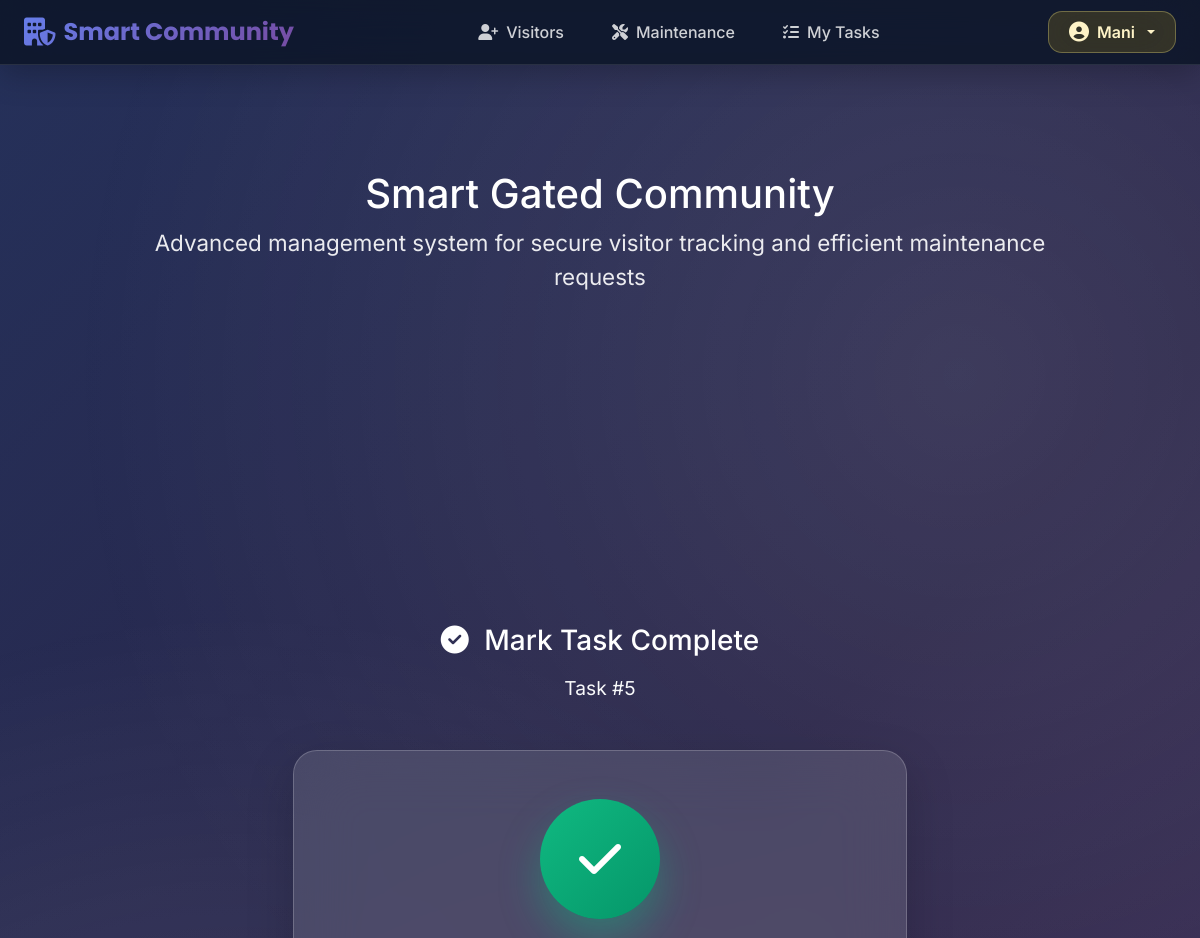
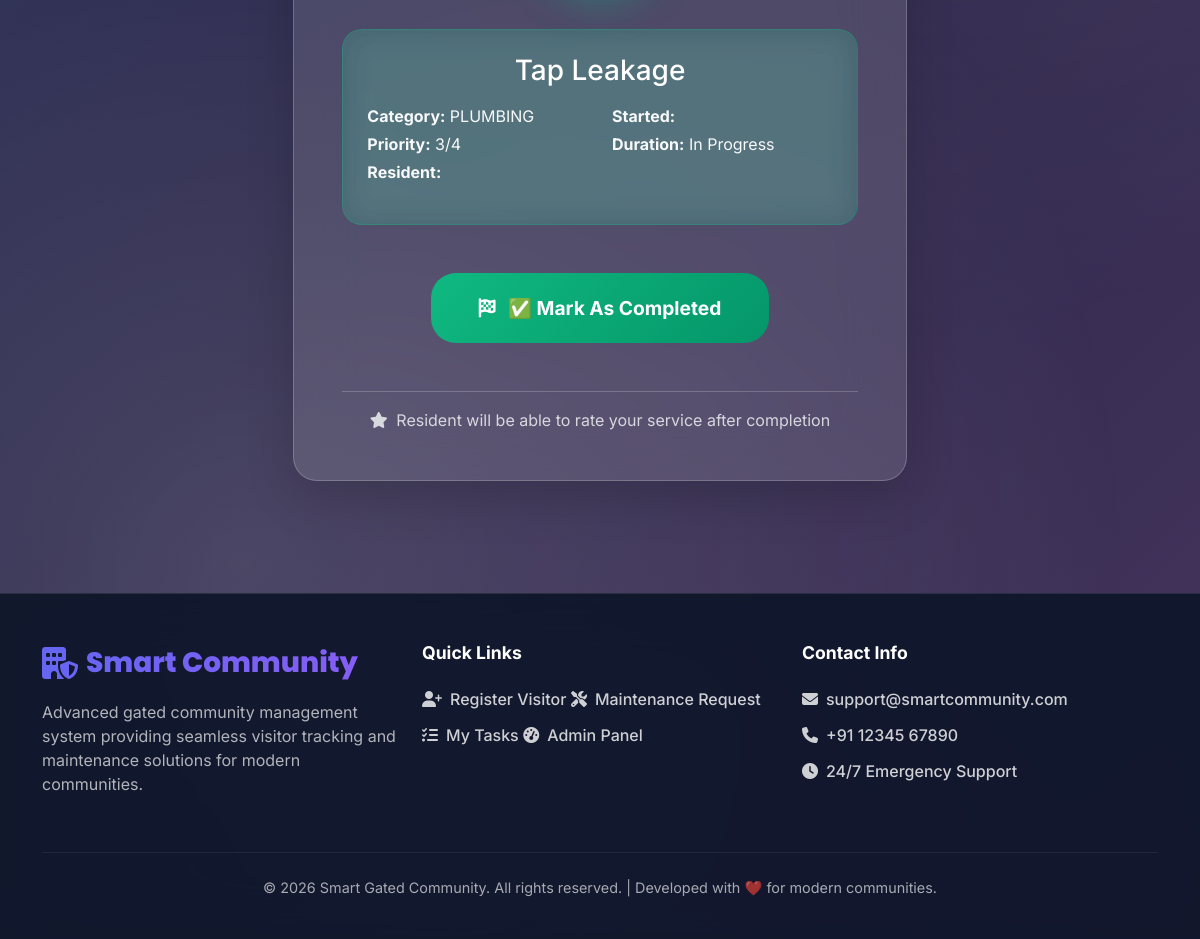
/maintainance/tasks/5/complete/ (signed in), run on the app's committed database (2 pictures, top to bottom).
### accounts/models.py (models this page shows, shortened)
class User(AbstractUser):
    class Role(models.TextChoices):
        ADMIN = "ADMIN", "Admin"
        RESIDENT = "RESIDENT", "Resident"
        STAFF = "STAFF", "Maintenance Staff"
        GUARD = "GUARD", "Security Guard"
    role = models.CharField(
        max_length=20,
        choices=Role.choices,
        default=Role.RESIDENT,
    )
    flat_number = models.CharField(max_length=20, blank=True, null=True)
    phone = models.CharField(max_length=15, blank=True, null=True)
    class Designation(models.TextChoices):
        PLUMBER = "PLUMBER", "Plumber"
        ELECTRICIAN = "ELECTRICIAN", "Electrician"
        CARPENTER = "CARPENTER", "Carpenter"
        PAINTER = "PAINTER", "Painter"
        HVAC_TECHNICIAN = "HVAC_TECHNICIAN", "HVAC Technician"
        GARDENER = "GARDENER", "Gardener"
        SECURITY_GUARD = "SECURITY_GUARD", "Security Guard"
        CLEANER = "CLEANER", "Cleaner"
        GENERAL = "GENERAL", "General Maintenance"
    designation = models.CharField(
        max_length=20,
        choices=Designation.choices,
        blank=True,
        null=True,
        help_text="Staff designation"
    )

### maintainance/models.py (models this page shows, shortened)
class Assignment(models.Model):
    request = models.OneToOneField(MaintenanceRequest, on_delete=models.CASCADE, related_name="assignment")
    staff = models.ForeignKey(User, on_delete=models.CASCADE, limit_choices_to={"role": "STAFF"})
    assigned_at = models.DateTimeField(default=timezone.now)
    predicted_start_time = models.DateTimeField(blank=True, null=True)
    predicted_end_time = models.DateTimeField(blank=True, null=True)
    score = models.FloatField(default=0.0)  # ML score for suitability
    accepted = models.BooleanField(default=False)
    rejected = models.BooleanField(default=False)
    rejection_reason = models.TextField(blank=True, null=True)
    accepted_at = models.DateTimeField(blank=True, null=True)

class MaintenanceRequest(models.Model):
    class Status(models.TextChoices):
        OPEN = "OPEN", "Open"
        ASSIGNED = "ASSIGNED", "Assigned"
        IN_PROGRESS = "IN_PROGRESS", "In Progress"
        COMPLETED = "COMPLETED", "Completed"
    PRIORITY_CHOICES = [
        (1, "Low"),
        (2, "Medium"),
        (3, "High"),
        (4, "Critical"),
    ]
    resident = models.ForeignKey(User, on_delete=models.CASCADE, related_name="maintenance_requests")
    title = models.CharField(max_length=100)
    description = models.TextField()
    category = models.CharField(
        max_length=50,
        choices=StaffSkill.SKILL_CHOICES,
        default="GENERAL",
    )
    created_at = models.DateTimeField(default=timezone.now)
    status = models.CharField(max_length=20, choices=Status.choices, default=Status.OPEN)
    priority = models.IntegerField(choices=PRIORITY_CHOICES, default=2)
    predicted_duration_minutes = models.IntegerField(default=30)

### maintainance/views.py (the view)
# urls.py: path('tasks/<int:assignment_id>/complete/', views.staff_complete_task, name='staff_complete_task'),
@login_required
def staff_complete_task(request, assignment_id):
    if request.user.role != 'STAFF':
        return redirect("home")
    assignment = get_object_or_404(Assignment, id=assignment_id, staff=request.user)
    if request.method == 'POST':
        assignment.predicted_end_time = timezone.now()
        assignment.save()
        messages.success(request, "✅ Task COMPLETED! Resident can now rate.")
        return redirect("my_tasks")
    context = {'assignment': assignment}
    return render(request, "maintainance/complete_task.html", context)

### templates/maintainance/complete_task.html (shortened to what this page needs)
{% extends "base.html" %}
{% block content %}
<div class="py-5">
    <div class="container">
        <div class="row justify-content-center">
            <div class="col-lg-8">
                <div class="text-center mb-5">
                    <h1 class="h3 mb-3 gradient-text">
                        <i class="fa-solid fa-check-circle me-2"></i>
                        Mark Task Complete
                    </h1>
                    <p class="text-light mb-0" style="font-size: 1.2rem;">Task #{{ assignment.id }}</p>
                </div>
                <div class="card card-glass shadow-lg">
                    <div class="card-body p-5 text-center">
                        <div class="mb-5">
                            <div style="width: 120px; height: 120px; background: linear-gradient(135deg, #10b981, #059669); border-radius: 50%; margin: 0 auto 2rem; display: flex; align-items: center; justify-content: center; box-shadow: 0 20px 40px rgba(16,185,129,0.4);">
                                <i class="fa-solid fa-check" style="font-size: 3rem; color: white;"></i>
                            </div>
                        </div>
                        <div class="mb-5 p-4" style="background: rgba(16,185,129,0.2); border-radius: 20px; backdrop-filter: blur(15px); border: 1px solid rgba(16,185,129,0.3);">
                            <h3 class="text-white mb-3">{{ assignment.request.title }}</h3>
                            <div class="row text-start">
                                <div class="col-md-6">
                                    <p class="text-light mb-1"><strong>Category:</strong> {{ assignment.request.category }}</p>
                                    <p class="text-light mb-1"><strong>Priority:</strong> {{ assignment.request.priority }}/4</p>
                                    <p class="text-light"><strong>Resident:</strong> {{ assignment.request.resident.get_full_name }}</p>
                                </div>
                                <div class="col-md-6">
                                    <p class="text-light mb-1"><strong>Started:</strong> {{ assignment.started_at|date:"M d, Y g:i A" }}</p>
                                    <p class="text-light mb-1"><strong>Duration:</strong>
                                        {% if assignment.completed_at %}
                                            {{ assignment.completed_at|timeuntil:"started_at" }}
                                        {% else %}
                                            In Progress
                                        {% endif %}
                                    </p>
                                </div>
                            </div>
                        </div>
                        <form method="post">
                            <button type="submit" class="btn btn-complete text-white mb-4">
                                <i class="fa-solid fa-flag-checkered me-2"></i>
                                ✅ Mark As Completed
                            </button>
                        </form>
                        <div class="mt-4 pt-3" style="border-top: 1px solid rgba(255,255,255,0.2);">
                            <p class="text-light mb-0" style="opacity: 0.8;">
                                <i class="fa-solid fa-star me-1"></i>
                                Resident will be able to rate your service after completion
                            </p>
                        </div>
                    </div>
                </div>
            </div>
        </div>
    </div>
</div>
{% endblock %}

### templates/base.html (shortened to what this page needs)
<!DOCTYPE html>
<html lang="en">
<head>
    <link href="https://cdn.jsdelivr.net/npm/bootstrap@5.3.2/dist/css/bootstrap.min.css"
          rel="stylesheet"
>
    <link rel="stylesheet"
          href="https://cdnjs.cloudflare.com/ajax/libs/font-awesome/6.5.1/css/all.min.css"
>
</head>
<body {% if request.path == '/' %}class="home-page"{% endif %}>
    <nav class="navbar navbar-expand-lg navbar-dark fixed-top">
        <div class="container-fluid px-4">
            <a class="navbar-brand d-flex align-items-center" href="{% url 'home' %}">
                <i class="fa-solid fa-building-shield me-2 fs-3"></i>
                <span>Smart Community</span>
            </a>
            <div class="collapse navbar-collapse" id="mainNavbar">
                <ul class="navbar-nav mx-auto mb-2 mb-lg-0">
                    <li class="nav-item">
                        <a class="nav-link {% if request.path|slice:'0:10' == '/visitors/' %}active{% endif %}"
                           href="/visitors/create/">
                            <i class="fa-solid fa-user-plus me-2"></i>Visitors
                        </a>
                    </li>
                    <li class="nav-item">
                        <a class="nav-link {% if request.path|slice:'0:13' == '/maintainance/' %}active{% endif %}"
                           href="/maintainance/create/">
                            <i class="fa-solid fa-tools me-2"></i>Maintenance
                        </a>
                    </li>
                    {% if request.user.is_authenticated and request.user.role == 'STAFF' %}
                    <li class="nav-item">
                        <a class="nav-link {% if request.path|slice:'0:20' == '/maintainance/my-tasks' %}active{% endif %}"
                           href="/maintainance/my-tasks/">
                            <i class="fa-solid fa-list-check me-2"></i>My Tasks
                        </a>
                    </li>
                    {% endif %}
                </ul>
                <div class="d-flex align-items-center gap-3">
                    {% if request.user.is_authenticated %}
                        <div class="dropdown">
                            <button class="btn user-btn dropdown-toggle d-flex align-items-center gap-2"
                                    type="button" data-bs-toggle="dropdown" aria-expanded="false">
                                <i class="fa-solid fa-user-circle fs-5"></i>
                                <span class="d-none d-md-inline">{{ request.user.username }}</span>
                            </button>
                        </div>
                    {% else %}
                        <a href="{% url 'login' %}" class="btn btn-primary">
                            <i class="fa-solid fa-right-to-bracket me-2"></i>Login
                        </a>
                    {% endif %}
                </div>
            </div>
        </div>
    </nav>
    {% if request.path != "/accounts/login/" and request.path != "/login/" %}
    <section class="hero-section">
        <div class="container">
            <div class="row justify-content-center">
                <div class="col-12 col-lg-10">
                    <div class="hero-content">
                        <h1 class="hero-title">Smart Gated Community</h1>
                        <p style="font-size: clamp(1.1rem, 3vw, 1.4rem); opacity: 0.9; font-weight: 400;">
                            Advanced management system for secure visitor tracking and efficient maintenance requests
                        </p>
                    </div>
                </div>
            </div>
        </div>
    </section>
    {% endif %}
    <div class="container-fluid main-wrapper px-3 px-md-4">
        <div class="row">
            <div class="col-12 col-xl-10 mx-auto">
                {% block content %}{% endblock %}
            </div>
        </div>
    </div>
    <footer class="footer">
        <div class="container">
            <div class="row">
                <div class="col-lg-4 col-md-6 mb-4">
                    <div class="footer-brand d-flex align-items-center mb-3">
                        <i class="fa-solid fa-building-shield me-2 fs-2"></i>
                    </div>
                    <p class="opacity-75 mb-0">Advanced gated community management system providing seamless visitor tracking and maintenance solutions for modern communities.</p>
                </div>
                <div class="col-lg-4 col-md-6 mb-4">
                    <h5>Quick Links</h5>
                    <div class="footer-links">
                        <a href="/visitors/create/"><i class="fa-solid fa-user-plus"></i>Register Visitor</a>
                        <a href="/maintainance/create/"><i class="fa-solid fa-tools"></i>Maintenance Request</a>
                        {% if request.user.is_authenticated and request.user.role == 'STAFF' %}
                        <a href="/maintainance/my-tasks/"><i class="fa-solid fa-list-check"></i>My Tasks</a>
                        {% endif %}
                        <a href="/admin/"><i class="fa-solid fa-gauge-high"></i>Admin Panel</a>
                    </div>
                </div>
                <div class="col-lg-4 col-md-12 mb-4">
                    <h5>Contact Info</h5>
                    <div class="footer-links">
                        <a href="#"><i class="fa-solid fa-envelope"></i>support@smartcommunity.com</a>
                        <a href="#"><i class="fa-solid fa-phone"></i>+91 12345 67890</a>
                        <a href="#"><i class="fa-solid fa-clock"></i>24/7 Emergency Support</a>
                    </div>
                </div>
            </div>
            <div class="footer-bottom">
                <p>&copy; 2026 Smart Gated Community. All rights reserved. | Developed with ❤️ for modern communities.</p>
            </div>
        </div>
    </footer>
</body>
</html>

### templates/base.html (style rules this page uses)
:root { --primary: #6366f1; --secondary: #8b5cf6; --accent: #ec4899; --success: #10b981; --warning: #f59e0b; --danger: #ef4444; --dark: #0f172a; --darker: #020617; --light: #f8fafc; --glass: rgba(255, 255, 255, 0.05); --glass-border: rgba(255, 255, 255, 0.1); --profile-gold: linear-gradient(135deg, #facc15, #eab308); }
* { margin: 0; padding: 0; box-sizing: border-box; }
body { font-family: 'Inter', sans-serif; background: linear-gradient(rgba(15, 23, 42, 0.75), rgba(15, 23, 42, 0.75)), linear-gradient(135deg, #667eea 0%, #764ba2 50%, #f093fb 100%); background-attachment: fixed; color: #fff; min-height: 100vh; position: relative; overflow-x: hidden; }
body::before { content: ''; position: fixed; top: 0; left: 0; width: 100%; height: 100%; background: radial-gradient(circle at 20% 80%, rgba(255, 255, 255, 0.15) 0%, transparent 50%), radial-gradient(circle at 80% 20%, rgba(255, 255, 255, 0.1) 0%, transparent 50%); animation: bgShift 30s ease infinite; z-index: -1; }
.navbar { background: rgba(15, 23, 42, 0.92) !important; backdrop-filter: blur(25px) saturate(180%); border-bottom: 1px solid var(--glass-border); box-shadow: 0 8px 32px rgba(0, 0, 0, 0.25); transition: all 0.4s ease; }
.user-btn { background: rgba(250, 204, 21, 0.15) !important; backdrop-filter: blur(20px); border: 1px solid rgba(254, 240, 138, 0.3) !important; border-radius: 14px; padding: 0.5rem 1.25rem; color: #fef3c7 !important; transition: all 0.4s cubic-bezier(0.4, 0, 0.2, 1); font-weight: 600; }
.hero-section { min-height: 60vh; display: flex; align-items: center; position: relative; padding: 3rem 0; }
.hero-content { text-align: center; }
.main-wrapper { padding-top: 6rem; padding-bottom: 4rem; min-height: calc(100vh - 220px); }
.navbar-brand { font-family: 'Poppins', sans-serif; font-weight: 700; font-size: 1.5rem; background: linear-gradient(135deg, #667eea 0%, #764ba2 100%); -webkit-background-clip: text; background-clip: text; color: transparent; }
.nav-link { color: rgba(255, 255, 255, 0.8) !important; font-weight: 500; padding: 0.75rem 1.25rem !important; margin: 0 0.25rem; border-radius: 12px; transition: all 0.3s cubic-bezier(0.4, 0, 0.2, 1); }
.footer { background: rgba(15, 23, 42, 0.95); backdrop-filter: blur(25px) saturate(180%); border-top: 1px solid var(--glass-border); color: rgba(255, 255, 255, 0.9); padding: 3rem 0 1.5rem; }
.footer-brand { font-family: 'Poppins', sans-serif; font-size: 1.75rem; font-weight: 800; background: linear-gradient(135deg, var(--primary), var(--secondary)); -webkit-background-clip: text; background-clip: text; color: transparent; margin-bottom: 1rem; }
.footer h5 { font-weight: 700; color: #fff; margin-bottom: 1.5rem; font-size: 1.1rem; }
.footer-links a { color: rgba(255, 255, 255, 0.8); text-decoration: none; display: inline-flex; align-items: center; gap: 0.5rem; margin-bottom: 0.75rem; transition: all 0.3s ease; font-weight: 500; }
.footer-bottom { border-top: 1px solid rgba(255, 255, 255, 0.1); padding-top: 1.5rem; margin-top: 2rem; text-align: center; opacity: 0.7; font-size: 0.9rem; }

### templates/maintainance/complete_task.html (style rules this page uses)
.card-glass { background: rgba(255, 255, 255, 0.12); backdrop-filter: blur(30px); border: 1px solid rgba(255, 255, 255, 0.2); border-radius: 24px; box-shadow: 0 20px 60px rgba(0, 0, 0, 0.3); }
.btn-complete { background: linear-gradient(135deg, #10b981, #059669); border: none; padding: 1.25rem 3rem; font-size: 1.2rem; font-weight: 700; border-radius: 25px; height: 70px; }

### data on the page
User: user.username "Mani"
Assignment: id "5", request "Tap Leakage", request.category "PLUMBING", request.priority "3"
